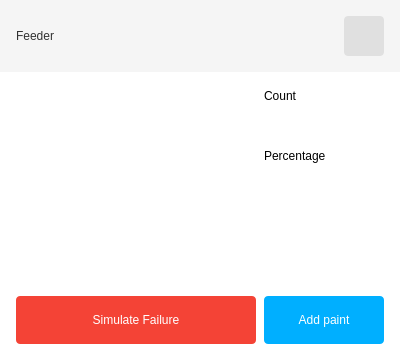
<?xml version="1.0" encoding="UTF-8"?>
<ui version="4.0">
    <class>PaintStationControl</class>
    <widget class="QWidget" name="PaintStationControl">
        <property name="geometry">
            <rect>
                <x>0</x>
                <y>0</y>
                <width>400</width>
                <height>360</height>
            </rect>
        </property>
        <property name="sizePolicy">
            <sizepolicy hsizetype="Fixed" vsizetype="Fixed">
                <horstretch>0</horstretch>
                <verstretch>0</verstretch>
            </sizepolicy>
        </property>
        <property name="minimumSize">
            <size>
                <width>400</width>
                <height>360</height>
            </size>
        </property>
        <property name="maximumSize">
            <size>
                <width>400</width>
                <height>360</height>
            </size>
        </property>
        <property name="windowTitle">
            <string>Feeder</string>
        </property>
        <property name="autoFillBackground">
            <bool>false</bool>
        </property>
        <property name="styleSheet">
            <string notr="true">background-color: white;</string>
        </property>
        <widget class="QLabel" name="name">
            <property name="geometry">
                <rect>
                    <x>16</x>
                    <y>25</y>
                    <width>131</width>
                    <height>22</height>
                </rect>
            </property>
            <property name="styleSheet">
                <string notr="true">color: #323232; background-color: #f5f5f5;</string>
            </property>
            <property name="text">
                <string>Feeder</string>
            </property>
            <property name="alignment">
                <set>Qt::AlignLeading|Qt::AlignLeft|Qt::AlignVCenter</set>
            </property>
        </widget>
        <widget class="QLabel" name="image">
            <property name="geometry">
                <rect>
                    <x>16</x>
                    <y>88</y>
                    <width>232</width>
                    <height>192</height>
                </rect>
            </property>
            <property name="text">
                <string/>
            </property>
            <property name="pixmap">
                <pixmap>:/Animations/Resources/FeederAnimation1.gif</pixmap>
            </property>
            <property name="alignment">
                <set>Qt::AlignCenter</set>
            </property>
        </widget>
        <widget class="QLabel" name="countTitle">
            <property name="geometry">
                <rect>
                    <x>264</x>
                    <y>88</y>
                    <width>120</width>
                    <height>15</height>
                </rect>
            </property>
            <property name="text">
                <string>Count</string>
            </property>
        </widget>
        <widget class="QLabel" name="percentageTitle">
            <property name="geometry">
                <rect>
                    <x>264</x>
                    <y>147</y>
                    <width>120</width>
                    <height>17</height>
                </rect>
            </property>
            <property name="text">
                <string>Percentage</string>
            </property>
            <property name="alignment">
                <set>Qt::AlignLeading|Qt::AlignLeft|Qt::AlignVCenter</set>
            </property>
        </widget>
        <widget class="QLabel" name="count">
            <property name="geometry">
                <rect>
                    <x>264</x>
                    <y>110</y>
                    <width>120</width>
                    <height>22</height>
                </rect>
            </property>
            <property name="styleSheet">
                <string notr="true">color: #00afff;</string>
            </property>
            <property name="text">
                <string/>
            </property>
            <property name="alignment">
                <set>Qt::AlignLeading|Qt::AlignLeft|Qt::AlignVCenter</set>
            </property>
        </widget>
        <widget class="QLabel" name="percentage">
            <property name="geometry">
                <rect>
                    <x>264</x>
                    <y>171</y>
                    <width>120</width>
                    <height>22</height>
                </rect>
            </property>
            <property name="styleSheet">
                <string notr="true">color: #00afff;</string>
            </property>
            <property name="text">
                <string/>
            </property>
            <property name="alignment">
                <set>Qt::AlignLeading|Qt::AlignLeft|Qt::AlignVCenter</set>
            </property>
        </widget>
        <widget class="QPushButton" name="edit">
            <property name="geometry">
                <rect>
                    <x>264</x>
                    <y>296</y>
                    <width>120</width>
                    <height>48</height>
                </rect>
            </property>
            <property name="styleSheet">
                <string notr="true">
                    border-radius: 4px;
                    background-color: #00afff; color: white;
                </string>
            </property>
            <property name="text">
                <string>Add paint</string>
            </property>
        </widget>
        <widget class="QPushButton" name="failure">
            <property name="geometry">
                <rect>
                    <x>16</x>
                    <y>296</y>
                    <width>240</width>
                    <height>48</height>
                </rect>
            </property>
            <property name="styleSheet">
                <string notr="true">border-radius: 4px;
                    background-color: #f44336; color: white;
                </string>
            </property>
            <property name="text">
                <string>Simulate Failure</string>
            </property>
        </widget>
        <widget class="QLabel" name="label">
            <property name="geometry">
                <rect>
                    <x>0</x>
                    <y>0</y>
                    <width>400</width>
                    <height>72</height>
                </rect>
            </property>
            <property name="styleSheet">
                <string notr="true">background-color: #F5F5F5;</string>
            </property>
            <property name="text">
                <string/>
            </property>
        </widget>
        <widget class="QPushButton" name="ok">
            <property name="geometry">
                <rect>
                    <x>344</x>
                    <y>16</y>
                    <width>40</width>
                    <height>40</height>
                </rect>
            </property>
            <property name="styleSheet">
                <string notr="true">border-radius: 4px;
                    background-color: #e0e0e0;
                    color: #212121;
                </string>
            </property>
            <property name="text">
                <string/>
            </property>
            <property name="iconSize">
                <size>
                    <width>24</width>
                    <height>24</height>
                </size>
            </property>
        </widget>
        <zorder>label</zorder>
        <zorder>name</zorder>
        <zorder>image</zorder>
        <zorder>countTitle</zorder>
        <zorder>percentageTitle</zorder>
        <zorder>count</zorder>
        <zorder>percentage</zorder>
        <zorder>edit</zorder>
        <zorder>failure</zorder>
        <zorder>ok</zorder>
    </widget>
    <resources/>
    <connections/>
</ui>
